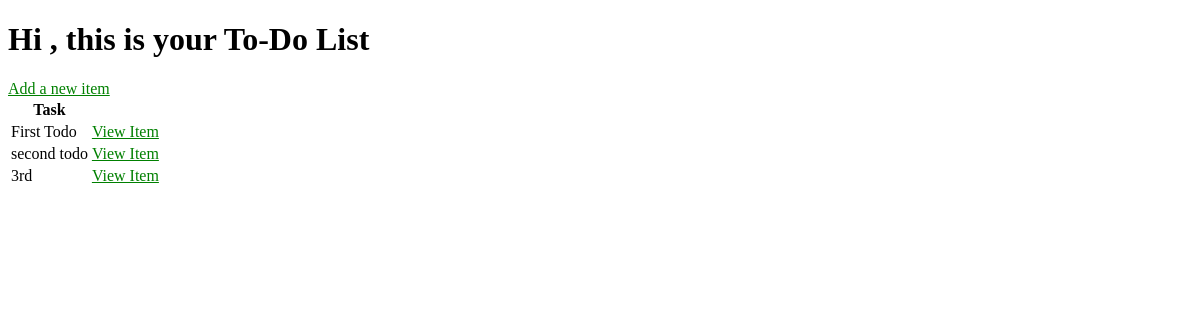
Before: / with the older database file.
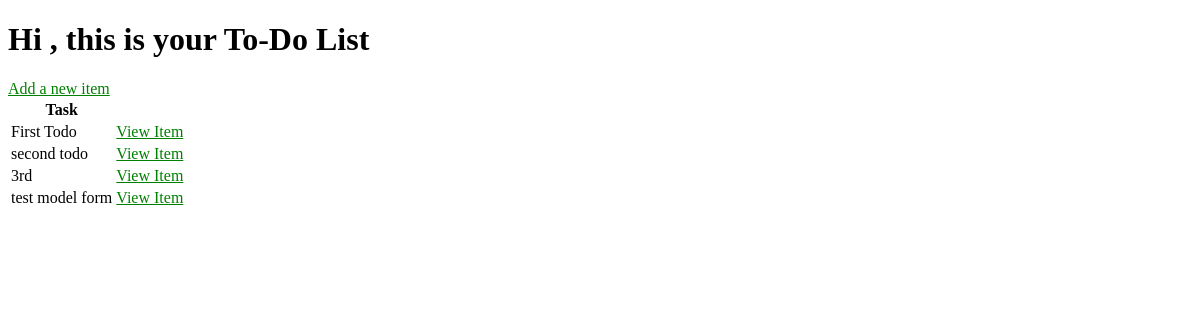
After: the same page with the newer database file.
### todo/models.py (models this page shows, shortened)
class Todo(models.Model):
    user        = models.ForeignKey(User, on_delete=models.CASCADE, null=True)
    title       = models.CharField(max_length=50)
    text        = models.TextField(null=True, blank=True)
    complete    = models.BooleanField(default=False)
    created_on  = models.DateTimeField(auto_now_add=True)
    class Meta:
        ordering = ['complete']

### todo/views.py (the view)
# urls.py: path('', views.TodoList.as_view(), name = 'todo'),
class TodoList(ListView):
    model               = Todo
    context_object_name = 'todos'

### todo/templates/todo/todo_list.html
{% extends 'todo/base.html' %} {% load static %}
{% block content %}
<h1>Hi {{user.username}}, this is your To-Do List</h1>
<a href="{% url 'todo_create' %}">Add a new item</a>
<table>
  <tr>
    <th>Task</th>
    <th></th>
  </tr>
  {% for todo in todos %}
    <tr>
      <td>{{ todo.title }}</td>
      <td> <a href="{% url 'todo_detail' todo.id %}">  View Item </a></td>
    </tr>
  {% empty %}
    <h4>No items in your To-Do List</h4>
  {% endfor %}
</table>
{% endblock content %}

Changed rows visible on the page:
added Todo: title "test model form"
